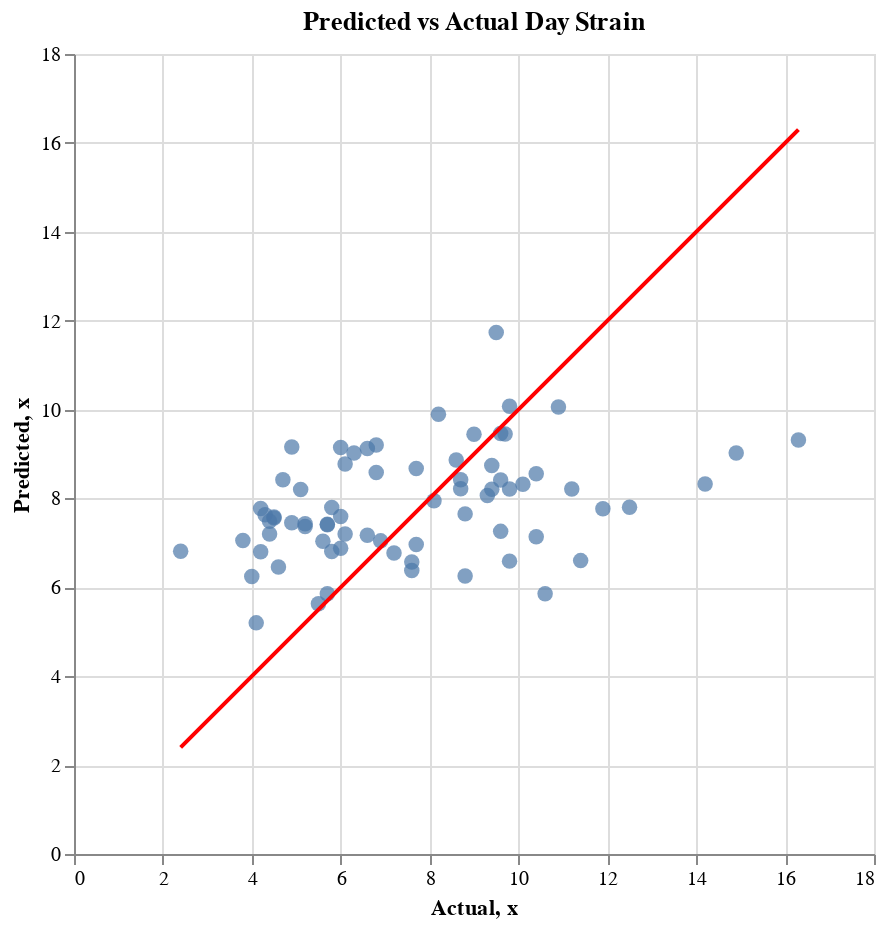

Write notebook code for a chart like this one.
### Markdown cell above
This helps indicate the other features were not adding much to the model.

### Code cell
# Create DataFrame for Altair
results_df = pd.DataFrame({
    "Actual": y_test.values,
    "Predicted": y_pred
})

# Altair scatter plot
chart = alt.Chart(results_df).mark_circle(size=60).encode(
    x="Actual:Q",
    y="Predicted:Q",
    tooltip=["Actual", "Predicted"]
).properties(
    width=400,
    height=400,
    title="Predicted vs Actual Day Strain"
).interactive()

# Add ideal line
line = alt.Chart(pd.DataFrame({'x': [y_test.min(), y_test.max()]})).mark_line(color='red').encode(
    x='x',
    y='x'
)

chart + line

### Figure 1 — Vega-Lite specification as saved in the notebook (floating-point values rounded to 4 significant figures)
{"config": {"view": {"continuousWidth": 300, "continuousHeight": 300}}, "layer": [{"data": {"name": "data-1aa9d25b5fbe72f9f1a4da68e83e535b"}, "mark": {"type": "circle", "size": 60}, "encoding": {"tooltip": [{"field": "Actual", "type": "quantitative"}, {"field": "Predicted", "type": "quantitative"}], "x": {"field": "Actual", "type": "quantitative"}, "y": {"field": "Predicted", "type": "quantitative"}}, "name": "view_1", "title": "Predicted vs Actual Day Strain"}, {"data": {"name": "data-ee62d00068559a40ca9adf9eb330239c"}, "mark": {"type": "line", "color": "red"}, "encoding": {"x": {"field": "x", "type": "quantitative"}, "y": {"field": "x", "type": "quantitative"}}}], "height": 400, "params": [{"name": "param_1", "select": {"type": "interval", "encodings": ["x", "y"]}, "bind": "scales", "views": ["view_1"]}], "width": 400, "$schema": "https://vega.github.io/schema/vega-lite/v5.14.1.json", "datasets": {"data-1aa9d25b5fbe72f9f1a4da68e83e535b": [{"Actual": 6.1, "Predicted": 8.774}, {"Actual": 9.5, "Predicted": 11.73}, {"Actual": 9.4, "Predicted": 8.206}, {"Actual": 9.8, "Predicted": 8.214}, {"Actual": 7.7, "Predicted": 6.962}, {"Actual": 5.2, "Predicted": 7.366}, {"Actual": 6.8, "Predicted": 9.202}, {"Actual": 11.4, "Predicted": 6.601}, {"Actual": 10.9, "Predicted": 10.06}, {"Actual": 8.8, "Predicted": 6.256}, {"Actual": 4.9, "Predicted": 7.453}, {"Actual": 6.8, "Predicted": 8.585}, {"Actual": 5.7, "Predicted": 7.417}, {"Actual": 6.0, "Predicted": 9.145}, {"Actual": 3.8, "Predicted": 7.054}, {"Actual": 6.6, "Predicted": 7.17}, {"Actual": 9.3, "Predicted": 8.066}, {"Actual": 10.4, "Predicted": 8.557}, {"Actual": 8.7, "Predicted": 8.42}, {"Actual": 4.9, "Predicted": 9.157}, {"Actual": 10.1, "Predicted": 8.321}, {"Actual": 9.8, "Predicted": 10.07}, {"Actual": 8.1, "Predicted": 7.95}, {"Actual": 4.2, "Predicted": 7.774}, {"Actual": 5.2, "Predicted": 7.432}, {"Actual": 8.6, "Predicted": 8.866}, {"Actual": 10.4, "Predicted": 7.14}, {"Actual": 6.6, "Predicted": 9.123}, {"Actual": 2.4, "Predicted": 6.81}, {"Actual": 6.9, "Predicted": 7.046}, {"Actual": 5.7, "Predicted": 7.406}, {"Actual": 7.6, "Predicted": 6.569}, {"Actual": 4.3, "Predicted": 7.635}, {"Actual": 4.5, "Predicted": 7.56}, {"Actual": 8.8, "Predicted": 7.653}, {"Actual": 11.9, "Predicted": 7.766}, {"Actual": 9.6, "Predicted": 8.415}, {"Actual": 5.6, "Predicted": 7.037}, {"Actual": 10.6, "Predicted": 5.857}, {"Actual": 4.1, "Predicted": 5.201}, {"Actual": 6.0, "Predicted": 6.879}, {"Actual": 5.1, "Predicted": 8.202}, {"Actual": 6.3, "Predicted": 9.024}, {"Actual": 4.7, "Predicted": 8.419}, {"Actual": 6.1, "Predicted": 7.2}, {"Actual": 7.7, "Predicted": 8.673}, {"Actual": 5.8, "Predicted": 7.799}, {"Actual": 4.4, "Predicted": 7.201}, {"Actual": 4.5, "Predicted": 7.581}, {"Actual": 9.6, "Predicted": 9.463}, {"Actual": 6.0, "Predicted": 7.593}, {"Actual": 8.7, "Predicted": 8.216}, {"Actual": 4.2, "Predicted": 6.802}, {"Actual": 5.8, "Predicted": 6.805}, {"Actual": 14.2, "Predicted": 8.326}, {"Actual": 9.0, "Predicted": 9.447}, {"Actual": 9.6, "Predicted": 7.259}, {"Actual": 4.6, "Predicted": 6.455}, {"Actual": 16.3, "Predicted": 9.313}, {"Actual": 8.2, "Predicted": 9.893}, {"Actual": 11.2, "Predicted": 8.212}, {"Actual": 9.8, "Predicted": 6.59}, {"Actual": 7.2, "Predicted": 6.774}, {"Actual": 12.5, "Predicted": 7.803}, {"Actual": 4.0, "Predicted": 6.246}, {"Actual": 5.5, "Predicted": 5.628}, {"Actual": 4.4, "Predicted": 7.485}, {"Actual": 9.4, "Predicted": 8.743}, {"Actual": 9.7, "Predicted": 9.45}, {"Actual": 5.7, "Predicted": 5.857}, {"Actual": 14.9, "Predicted": 9.023}, {"Actual": 7.6, "Predicted": 6.381}], "data-ee62d00068559a40ca9adf9eb330239c": [{"x": 2.4}, {"x": 16.3}]}}
